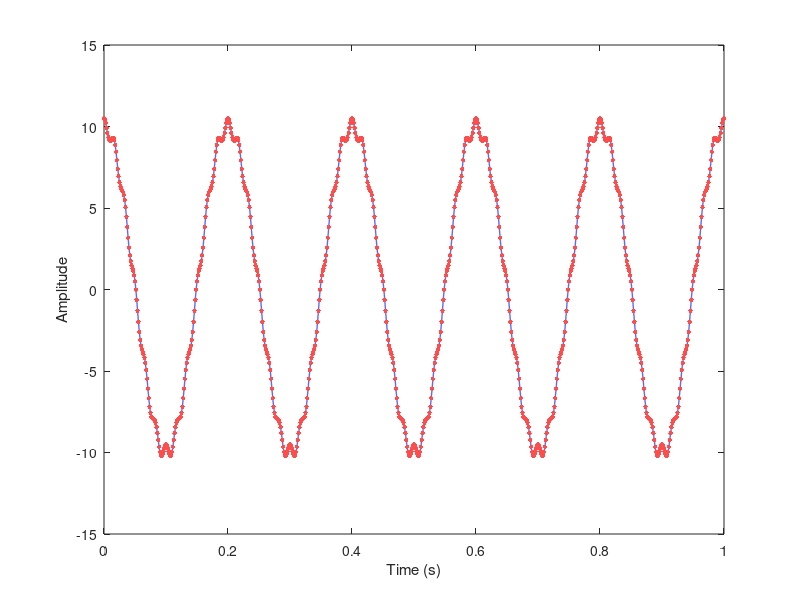
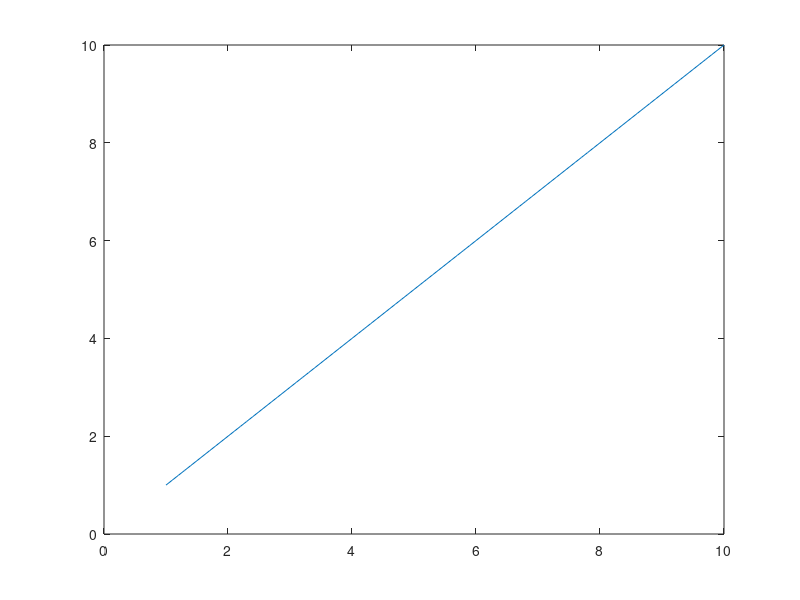
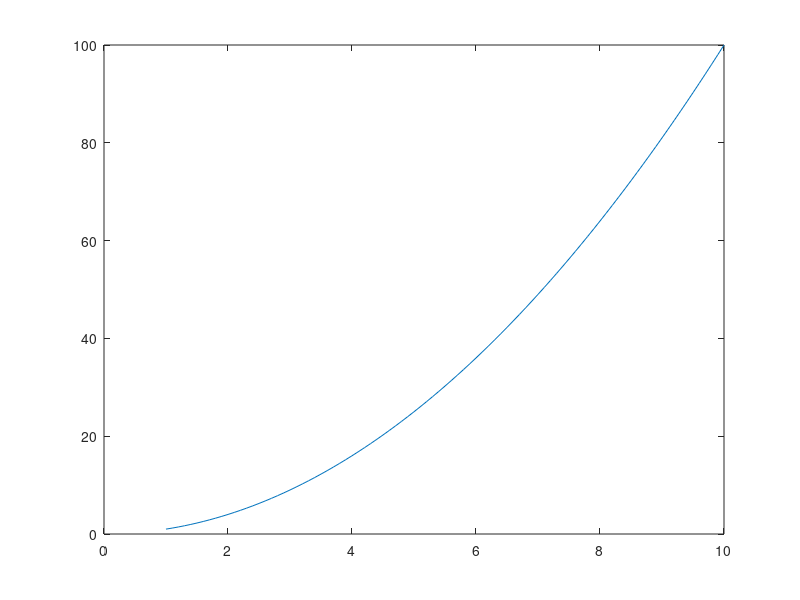
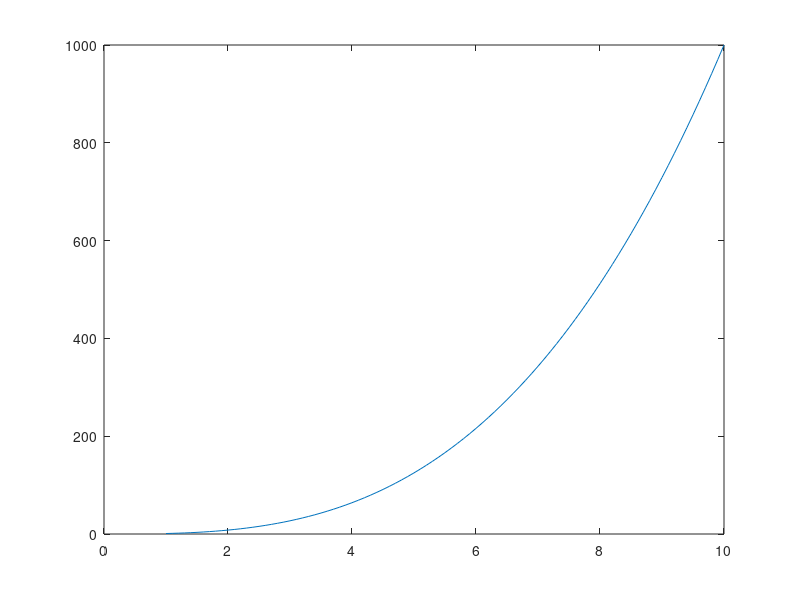

The MATLAB script that drew these images, in order: (Note: this script raises an error after producing the figures.)
%% Lab 2 
% by Dominic Meads

close all
clear all
clc

%% 2). Different plots of functions

x = 1:0.1:10;
y1 = x;
y2 = x.^2;
y3 = x.^3;
y4 = sqrt(x);
y5 = exp(x);
y6 = log10(x);

figure('Color',[1 1 1]);
plot(x,y1);
figure('Color',[1 1 1]);
plot(x,y2);
figure('Color',[1 1 1]);
plot(x,y3);
figure('Color',[1 1 1]);
plot(x,y4);
figure('Color',[1 1 1]);
plot(x,y5);
figure('Color',[1 1 1]);
plot(x,y6);

%% 3). plot x(t) = 10cos(2pi5t) + 0.5cos(2pi60t)

fmax = 60;
fs = 12*fmax; 
Ts = 1/fs; 
n = 0:1*fs; % sample for 1 second
t = n*Ts;
x = 10*cos(2*pi*5*t)+0.5*cos(2*pi*60*t);

figure('Color',[1 1 1]);
h = plot(t,x);
set(h,'Linewidth', 1);
set(h,'Color',[0.4 0.4 1]);
hold on;
h = plot(t,x,'.');
xlabel('Time (s)');
ylabel('Amplitude');
set(h,'MarkerSize', 10);
set(h,'Color',[1 0.3 0.3]);
print -dtiff -r300 Lab2_sinusoid; 

fmax = 60;
fs = 2*fmax; % reduce sampling frequency
Ts = 1/fs; 
n = 0:1*fs; 
t = n*Ts;
x = 10*cos(2*pi*5*t)+0.5*cos(2*pi*60*t);

figure('Color',[1 1 1]);
h = plot(t,x);
set(h,'Linewidth', 1);
set(h,'Color',[0.4 0.4 1]);
hold on;
h = plot(t,x,'.');
title('Graph of x(t) with reduced sampling frequency')
xlabel('Time (s)');
ylabel('Amplitude');
set(h,'MarkerSize', 10);
set(h,'Color',[1 0.3 0.3]);

%% 4). Create 6 subplots of x(t)

figure('Color',[1 1 1]);

subplot(3,2,1);
h = plot(x);
set(h,'Color',[0.4 1 0.4]);
grid off;

subplot(3,2,2);
h = plot(x);
set(h,'Linewidth', 4);
grid on;

subplot(3,2,3);
h = plot(x);
set(h,'LineStyle', '--');
axis tight;

subplot(3,2,4);
stem(x);
axis tight;

subplot(3,2,5);
h = stem(x);
set(h,'MarkerSize', 4);
set(h,'Color',[1 0.3 0.3]);

subplot(3,2,6);
plot(x);
hold on;
h = plot(x,'.');
set(h,'Marker', '+');

%% 5). Plot the function f(x)

x1 = 0:0.2:25;
f = (1./(((x1-3).^2)+0.01))+(1./(((x1-0.9).^2)+0.04))-6;

figure('Color',[1 1 1]);
plot(x1,f);

%% 6). Subplots

V = 0:0.1:10;
R = 1000;
I = V/R;

figure('Color',[1 1 1]);
subplot(2,2,1);
h1 = plot(V,I);
title('I-V Characteristics of 1KOhm Resistor');
xlabel('Voltage (V)');
ylabel('Current (A)');

subplot(2,2,2)
ysquare = x.^2;
h2 = plot(t,ysquare);
title('x^2(t)');

subplot(2,2,3);
yabs = abs(x);
h3 = plot(t,yabs);
title('|x(t)|');

subplot(2,2,4);
yexp = exp(-5*t).*x;
h4 = plot(t,yexp);
title('e^{-5t} * x(t)');

%% 7). Use get, set, and gca

hold on;
get(h4)
set(h4,'LineStyle','--');
gca % properties of axes

%% 8). Normal random numbers

r1 = randn(1,1000);

figure('Color',[1 1 1]);
subplot(1,2,1);
plot(r1);
title('Time Series');
subplot(1,2,2);
hist(r1);
title('Histogram');

%% 9). Uniform random numbers

r2 = rand(1,1000);

figure('Color',[1 1 1]);
subplot(1,2,1);
plot(r2);
title('Time Series');
subplot(1,2,2);
hist(r2);
title('Histogram');

%% 10). Uniform random numbers part 2

r3 = rand(10,1000);

figure('Color',[1 1 1]);
subplot(5,2,1);
hist(r3(1,:));
subplot(5,2,2);
hist(r3(2,:));
subplot(5,2,3);
hist(r3(3,:));
subplot(5,2,4);
hist(r3(4,:));
subplot(5,2,5);
hist(r3(5,:));
subplot(5,2,6);
hist(r3(6,:));
subplot(5,2,7);
hist(r3(7,:));
subplot(5,2,8);
hist(r3(8,:));
subplot(5,2,9);
hist(r3(9,:));
subplot(5,2,10);
hist(r3(10,:));

figure('Color', [1 1 1]);
hist(sum(r3));
title('Sum of 10 Instances of Uniformly Distributed Random Numbers');

%% 11). Load Data

fid = fopen('USGS_discharge_RR_Mcleod.txt','r');

%% 3D Graphics

% 1). Plotting

[X,Y] = meshgrid(-2.5:.2:2.5, -2.5:.2:2.5);
Z = (X.^3 + 3.*Y^3).*exp(1 - X.^2 - Y.^2);
figure('Color', [1 1 1]);
mesh(X,Y,Z);

% 2). Viewpoint changes
figure('Color', [1 1 1]);
mesh(X,Y,Z);
view(-15,60);
rotate3d on;

% 3). contour plot
figure('Color', [1 1 1]);
contour(X,Y,Z);

% 4). Different types of plots
figure('Color', [1 1 1]);
subplot(2,2,1);
surf(X,Y,Z);
title('surf');
subplot(2,2,2);
meshc(X,Y,Z);
title('meshc');
subplot(2,2,3);
meshz(X,Y,Z);
title('meshz');
subplot(2,2,4);
waterfall(X,Y,Z);
title('waterfall');

% 5). surfl
figure('Color', [1 1 1]);
surfl(X,Y,Z);
colorbar;

% 6). MATLAB Logo
logo;
cameramenu


%% Solving Math Problems

% 1). Euler's Equation
ans = exp(j*pi)+1
abs(ans) % very close to zero

% 2). Euler's Formula

theta = 0:pi/8:pi;
arr1 = exp(j.*theta);
arr2 = cos(theta) + j*sin(theta);
if isequal(arr1,arr2) == 1
    disp('Eulers formula is proved');
else
    disp('Error');
end

% EXTRA CREDIT showing plots are equal 
figure('Color',[1 1 1]);
angle = 0:0.1:4*2*pi;  % four revolutions
x1 = exp(i*angle);
x2 = cos(angle)+j*sin(angle);
subplot(2,2,1);
h = plot(real(x1));
title('Re[e^j*theta]');
ylabel('Real(x)');
axis tight;
subplot(2,2,2);
h = plot(imag(x1));
title('Im[e^j*theta]');
ylabel('imag(x)');
axis tight;
subplot(2,2,3);
h = plot(real(x2));
title('Re[cos(theta)+jsin(theta)]');
ylabel('real(x)');
axis tight;
subplot(2,2,4);
h = plot(imag(x2));
title('Im[cos(theta)+jsin(theta)]');
ylabel('Imag(x)');
axis tight;


% 3). Integrals
dx = 0.0001;
x = 0:dx:1;

I1 = sum(x*dx)
disp('answer should be ~0.5')
I2 = sum(x.^2*dx)
disp('answer should be ~0.3333')
I3 = sum(x.^3*dx)
disp('answer should be ~0.25')
I4 = sum(exp(x)*dx)
disp('answer should be ~1.71828')


% 4). More integrals
y = 1./(sqrt(x.^2+2));
I5 = sum(y*dx)
disp('answer should be ~0.65848')
figure;
plot(x,y);
axis tight;

% 5). 

dx = 0.01;
x = 0:dx:2*pi;
y = abs(sin(x));
I = find(y > 0.9);
length(I)*dx/(2*pi)
